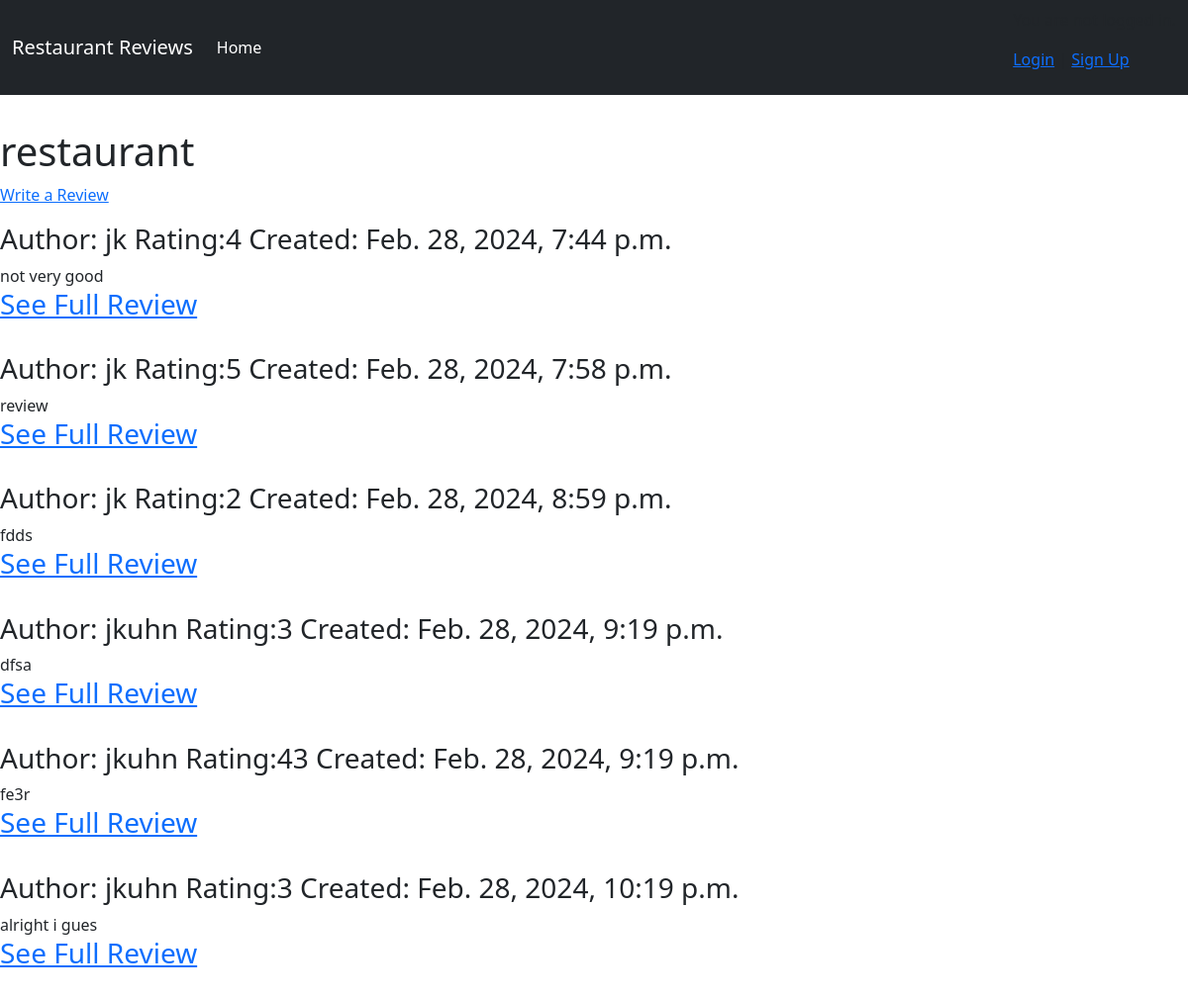
Page /restaurant/1/ on the committed database.
### review/models.py (models this page shows, shortened)
class Restaurant(models.Model):
    name = models.CharField(max_length=150)
    created = models.DateTimeField(auto_now_add=True)
    updated= models.DateTimeField(auto_now=True)

class Review(models.Model):
    restaurant = models.ForeignKey(
        "Restaurant",
        on_delete=models.CASCADE,
        related_name="reviews"
    )
    author = models.ForeignKey(
        "auth.User",
        on_delete=models.CASCADE,
        related_name="reviews"
    )
    body = models.TextField()
    rating = models.PositiveSmallIntegerField()
    created = models.DateTimeField(auto_now_add=True)
    updated= models.DateTimeField(auto_now=True)

### review/views.py (the view)
# urls.py: path("restaurant/<int:pk>/", RestaurantDetailView.as_view(), name='restaurant_detail'),
class RestaurantDetailView(DetailView):
    model = Restaurant
    template_name = "restaurant_detail.html"

### templates/restaurant_detail.html
{% extends 'base.html' %}
{% block content %}
<h1>{{ restaurant.name }}</h1>
<p><a href="{% url 'review_new' %}">Write a Review</a></p>
{% for areview in restaurant.reviews.all %}
    <div class="review-entry">
    <h3>Author: {{ areview.author }} Rating:{{areview.rating}} Created: {{areview.created}}</h2>
    <p>{{ areview.body }}</p>
    <h3><a href="{% url 'review_detail' areview.pk %}">See Full Review</a></h2>
    </div>
{% endfor %}
{% endblock content %}

### static/css/base.css (style rules this page uses)
body { font-family: 'Source Sans Pro', sans-serif; font-size: 18px; }
.review-entry { margin-bottom: 2rem; }
.review-entry p { margin: 0; font-weight: 400; }

### rows in the picture
Restaurant: name "restaurant"
Review: author "jk", rating "4", created "Feb. 28, 2024, 7:44 p.m.", body "not very good"
Review: author "jk", rating "5", created "Feb. 28, 2024, 7:58 p.m.", body "review"
Review: author "jk", rating "2", created "Feb. 28, 2024, 8:59 p.m.", body "fdds"
Review: author "jkuhn", rating "3", created "Feb. 28, 2024, 9:19 p.m.", body "dfsa"
Review: author "jkuhn", rating "43", created "Feb. 28, 2024, 9:19 p.m.", body "fe3r"
Review: author "jkuhn", rating "3", created "Feb. 28, 2024, 10:19 p.m.", body "alright i gues"
